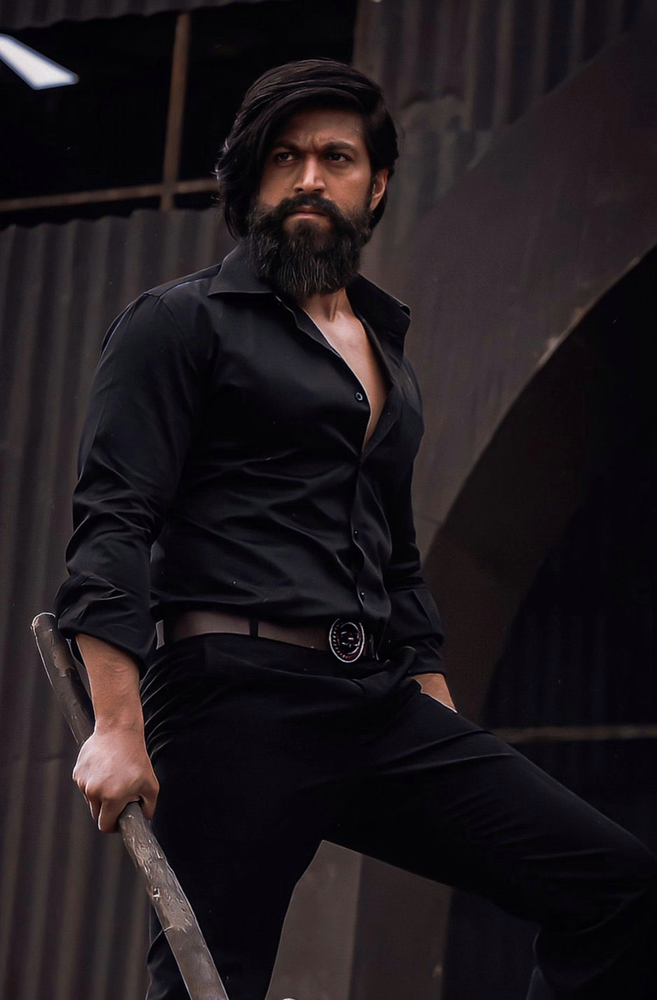
#> input picture rocky.png, 657 x 1000 px, shrunk from 939 x 1429 before the run, found by its file name
$ jupyter execute Untitled.ipynb
#> lines starting #> are read from the running program, lines starting #| are printed output that depends on the picture
[cell 1]
import cv2
import matplotlib.pyplot as plt

[cell 2]
#Read Your Image
img= cv2.imread("C:/Users/91807/Desktop/Task 3/rocky.png")
#> img is the input picture: shape (1000, 657, 3); mean B, G, R 28.3, 24.7, 30.8

[cell 3]
cv2.imshow("Original Image",img)
cv2.waitKey(0)
cv2.destroyAllWindows()

[cell 4]
plt.imshow(img)
plt.show()

[cell 5]
#Convert BGR to Gray
gray_image = cv2.cvtColor(img, cv2.COLOR_BGR2GRAY)
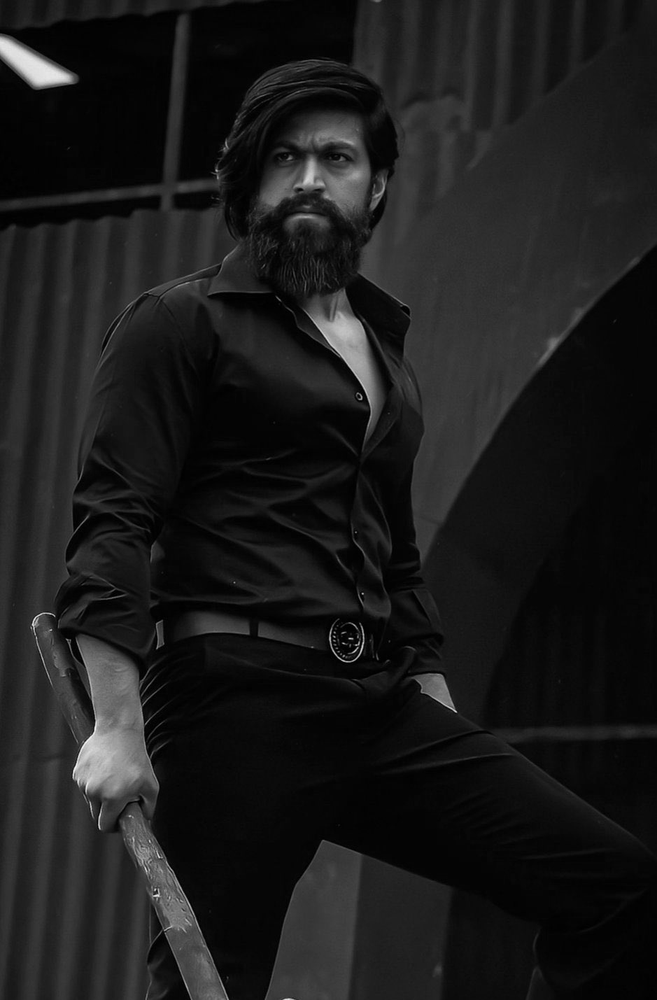
#> gray_image: shape (1000, 657); min 0, max 244, mean 26.9
cv2.imshow("New Dog", gray_image)
cv2.waitKey(0)

[cell 6]
#Convert Gray to Image Negative
inverted_image = 255 - gray_image
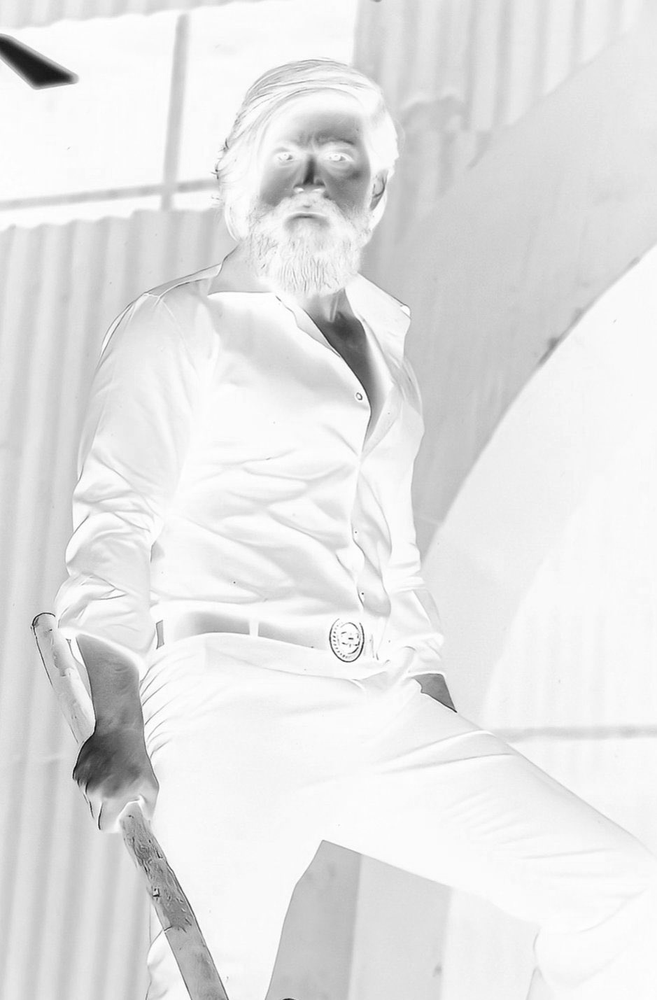
#> inverted_image: shape (1000, 657); min 11, max 255, mean 228.1
cv2.imshow("Inverted", inverted_image)
cv2.waitKey()

[cell 7]
#Apply Gaussian Blur
blurred = cv2.GaussianBlur(inverted_image, (21, 21), 0)

[cell 8]
#Converting Blurred Image To Sketch
inverted_blurred = 255 - blurred
pencil_sketch = cv2.divide(gray_image, inverted_blurred, scale=256.0)
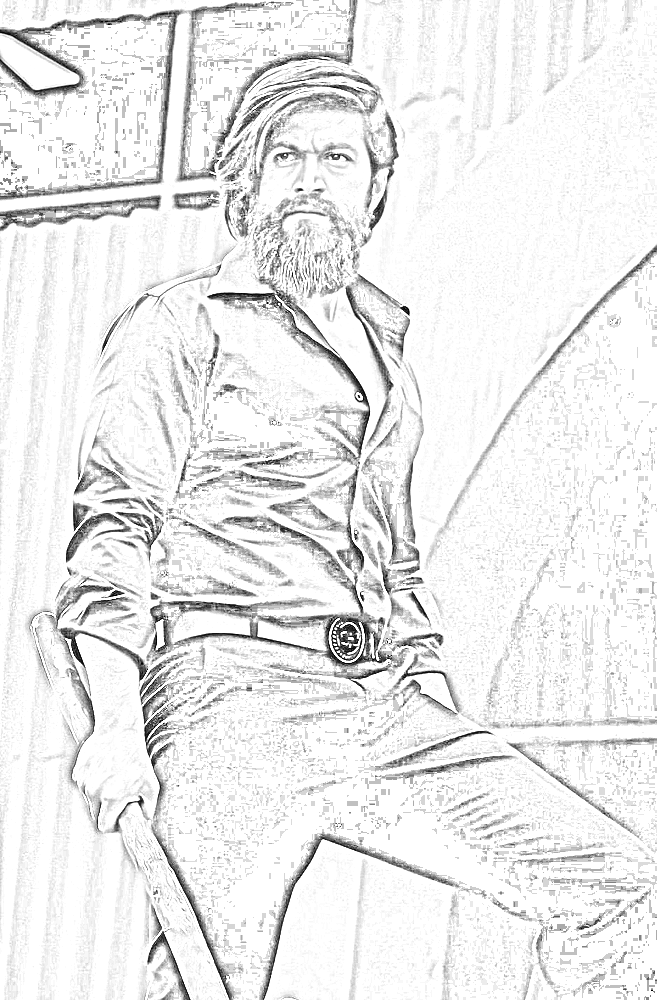
#> pencil_sketch: shape (1000, 657); min 0, max 255, mean 235.5
cv2.imshow("Sketch", pencil_sketch)
cv2.waitKey(0)
